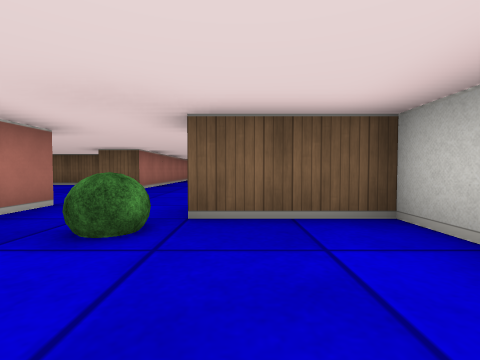
[1] (above)

23 first-person views from a walk through a cub3D level. The camera is about half as high as the walls, tilts 2° down and sees 85° across. The floor is counted in squares. Each view is taken from the middle of a square. On the plan, view 1 faces up. The plan holds only what a view shows up to about 9 squares ahead; the rest is blank.

[2]
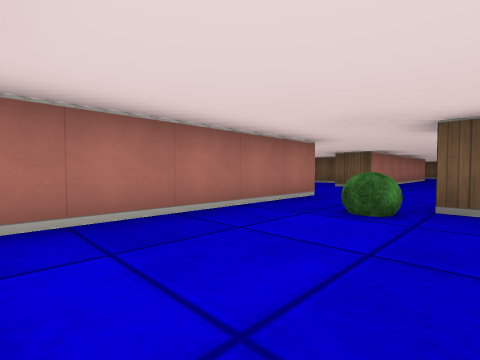

[3]
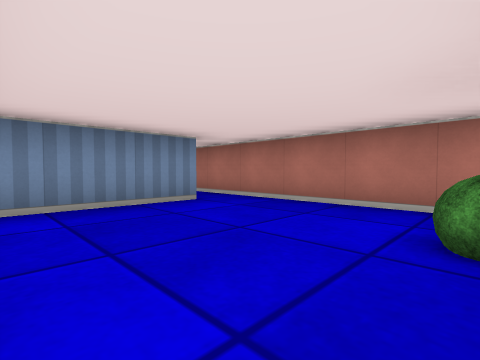

[4]
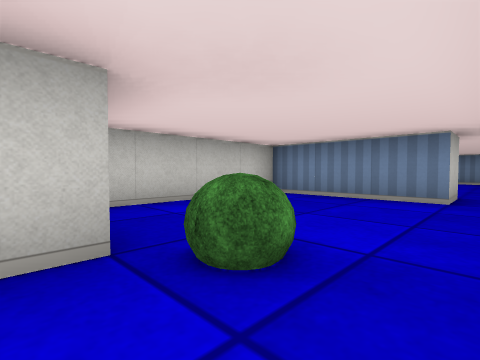

[5]
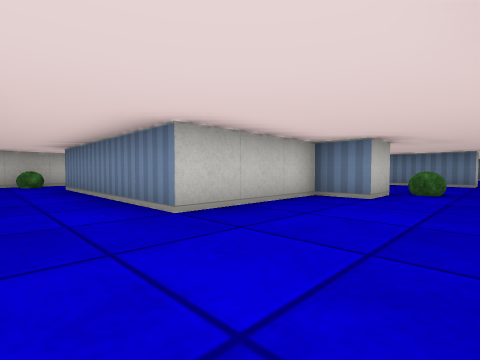

[6]
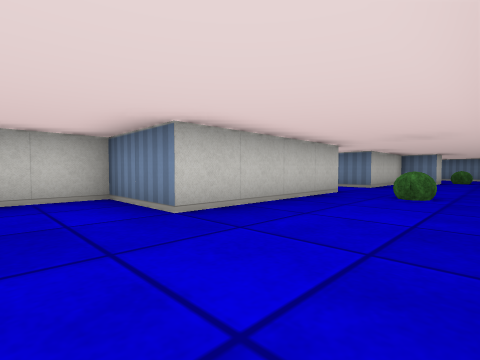

[7]
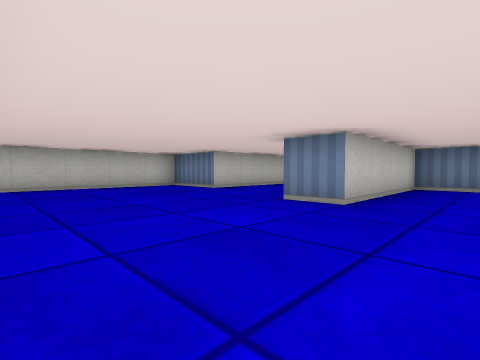

[8]
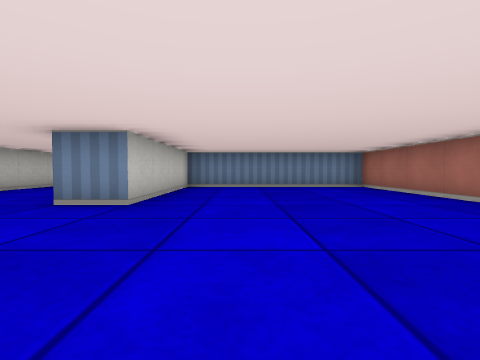

[9]
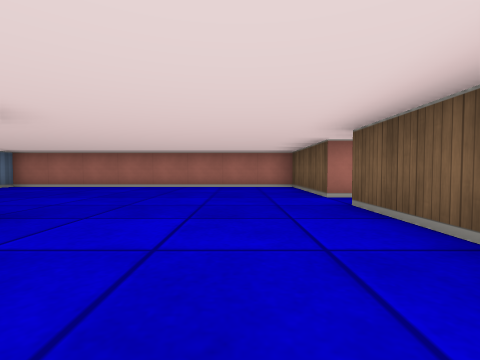

[10]
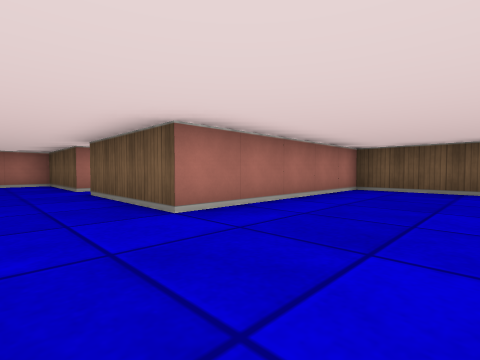

[11]
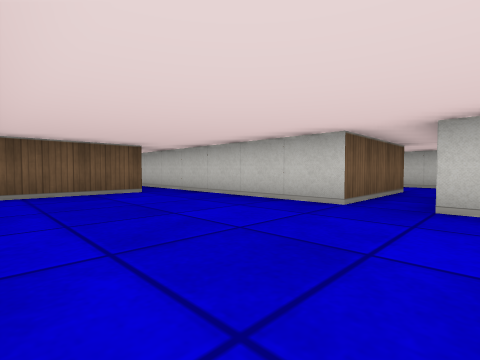

[12]
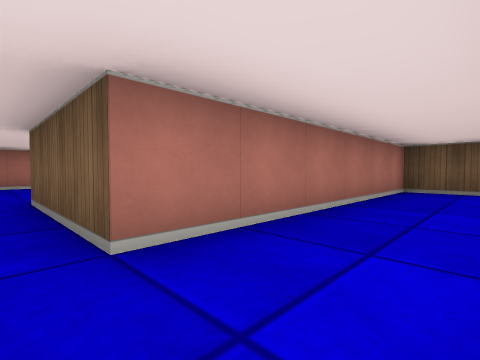

[13]
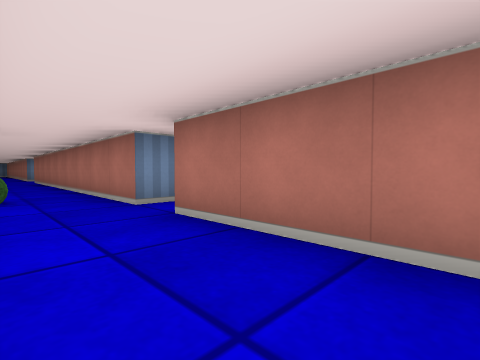

[14]
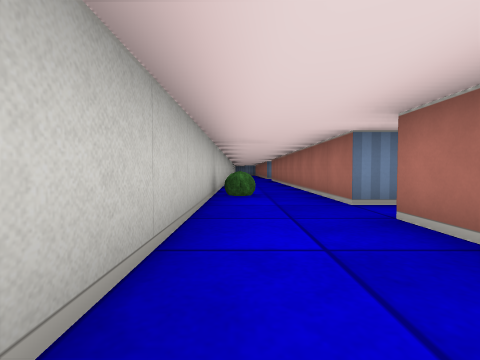

[15]
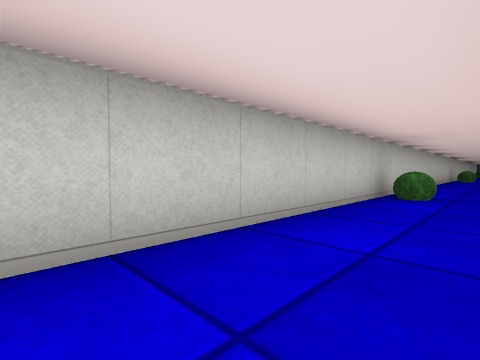

[16]
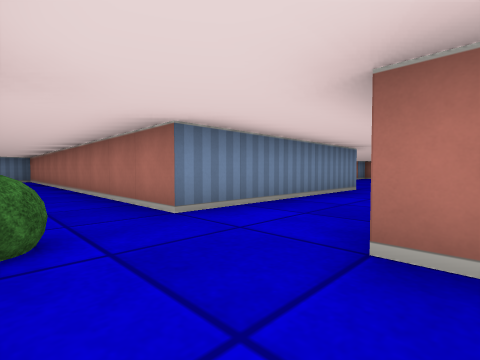

[17]
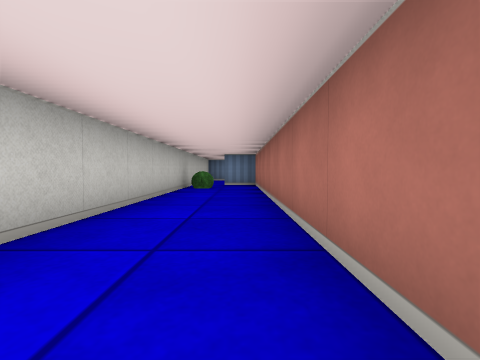

[18]
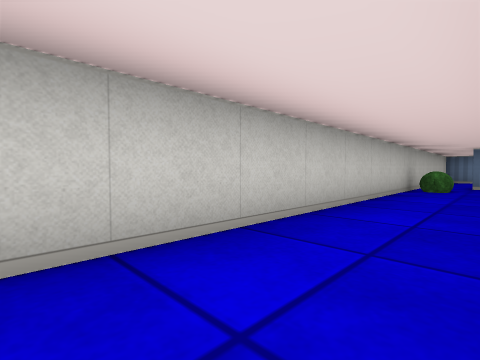

[19]
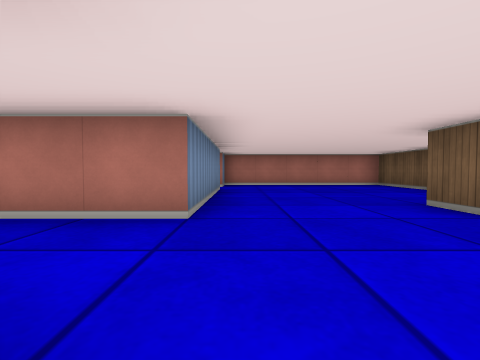

[20]
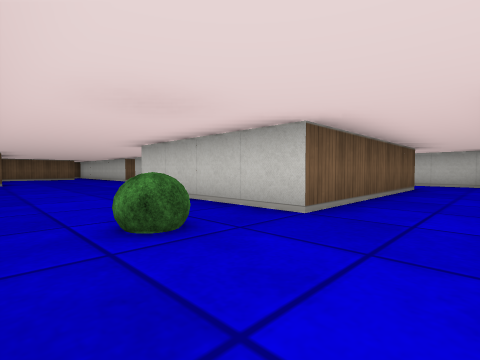

[21]
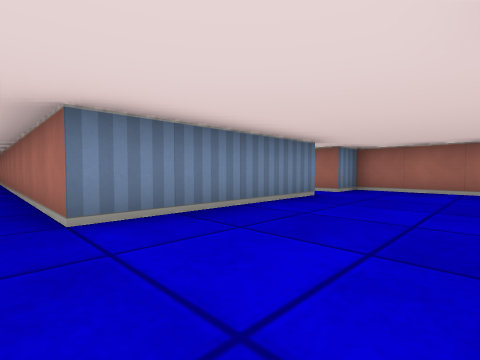

[22]
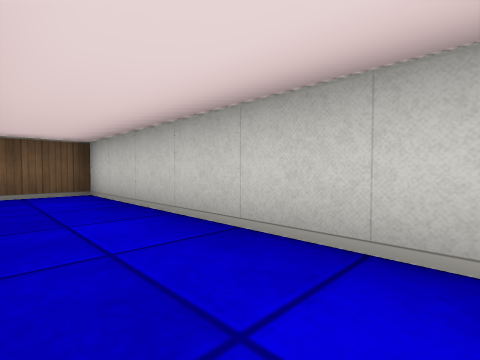

[23]
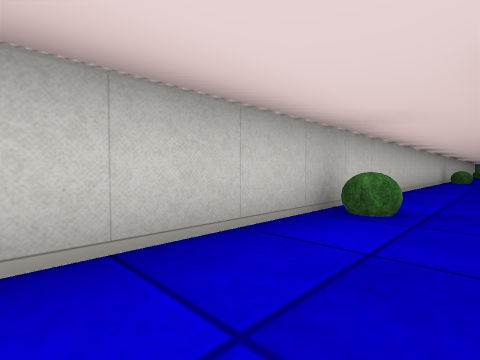

### Floor plan
Points are (right, up) in squares from view 1. A wall is a line through its corners. A room is listed if a view was taken in it or the views show most of it. See-through windows are left out.
Room 1 (views 1, 2, 3)
walls: (-2.5, 1.5) (-2.5, -2.5); (-1.5, -2.5) (-1.5, -1.5) (1.5, -1.5) (1.5, 2.5) (-0.5, 2.5)
ways out: opening at (-1.5, 2.5) to room 2; opening at (-2, -2)
Room 2 (views 4, 5, 6, 7, 8, 9, 10, 11, 12, 13, 14, 15, 16, 17, 18, 19, 20, 21, 22, 23)
walls: (-2.5, 9.2) (-2.5, 6.5) (-3.5, 6.5); (-4.5, 8.5) (-8.5, 8.5) (-8.5, 3.5) (-7.5, 3.5); (4.9, 17.5) (5.5, 17.5) (5.5, 8.5) (0.5, 8.5) (0.5, 12.5) (2.5, 12.5) (2.5, 17.5); (-0.5, 2.5) (-0.5, 3.5) (0.5, 3.5) (0.5, 6.5) (5.5, 6.5) (5.5, -4.1); (-5.5, 18) (-5.5, 17.5) (-8.5, 17.5) (-8.5, 9.5) (-3.5, 9.5) (-3.5, 13.5) (-2.5, 13.5); (7.5, 6) (7.5, 24.5) (5.5, 24.5) (5.5, 18.5) (2.5, 18.5) (2.5, 23.6); (-6.5, 3.5) (-2.5, 3.5) (-2.5, 1.5); (1.5, 22.5) (-1.5, 22.5) (-1.5, 17.5) (-4.5, 17.5); (5.4, -4.5) (6.5, -4.5); (7.5, -4.5) (7.5, 4)
ways out: opening at (-1.5, 2.5) to room 1; opening at (-7, 3); opening at (-5, 18); opening at (2, 23); opening at (7, -4)
objects: bush (-1, 2); bush (-1, 9); bush (7, -3); bush (7, 7); bush (7, 16)

Where each view was taken, in squares from view 1:
view 1: 0 up, 0 right, facing up
view 2: 1 down, 0 right, facing up-left
view 3: 2 up, 1 right, facing down-left
view 4: 3 up, 2 left, facing down-right
view 5: 8 up, 2 left, facing down-right
view 6: 14 up, 2 left, facing down-right
view 7: 17 up, 5 left, facing down-right
view 8: 17 up, 5 left, facing down
view 9: 16 up, 1 left, facing left
view 10: 16 up, 1 right, facing up-left
view 11: 17 up, 1 left, facing up-right
view 12: 18 up, 7 right, facing up-left
view 13: 21 up, 7 right, facing down-left
view 14: 21 up, 7 right, facing down
view 15: 21 up, 6 right, facing down-right
view 16: 9 up, 7 right, facing down-left
view 17: 4 up, 6 right, facing down
view 18: 4 up, 6 right, facing down-right
view 19: 4 up, 0 right, facing left
view 20: 7 up, 2 left, facing up-right
view 21: 6 up, 2 left, facing down-left
view 22: 19 up, 6 right, facing up-right
view 23: 19 up, 6 right, facing down-right
